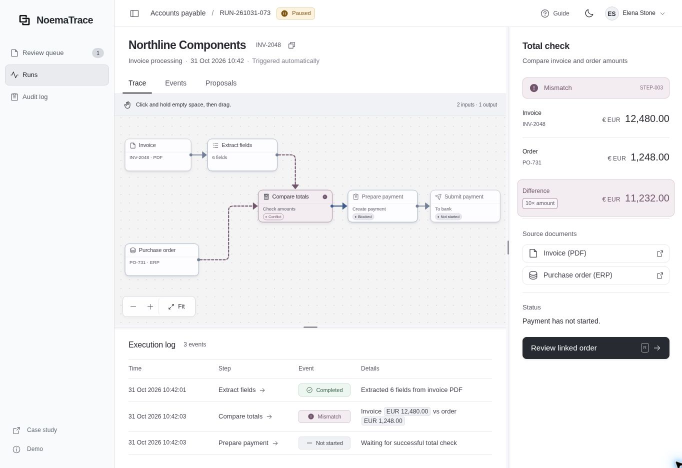
#> input picture qa/v30/03-trace-light.jpg, 1363 x 936 px, given in place of noematrace-mark.png, which was not available (shown at 1/2 size)
$ python create-og-preview.py
#> lines starting #> are read from the running program, lines starting #| are printed output that depends on the picture
"""Open Graph card using an actual UI capture, local fonts."""
from pathlib import Path
from PIL import Image, ImageDraw, ImageFont
import sys
root=Path(__file__).resolve().parent.parent
source=root/(sys.argv[1] if len(sys.argv)>1 else 'qa/v30/03-trace-dark.jpg')
out=root/'public/og/noematrace.jpg'
out.parent.mkdir(parents=True,exist_ok=True)
frame=Image.new('RGB',(1200,630),'#14161b')
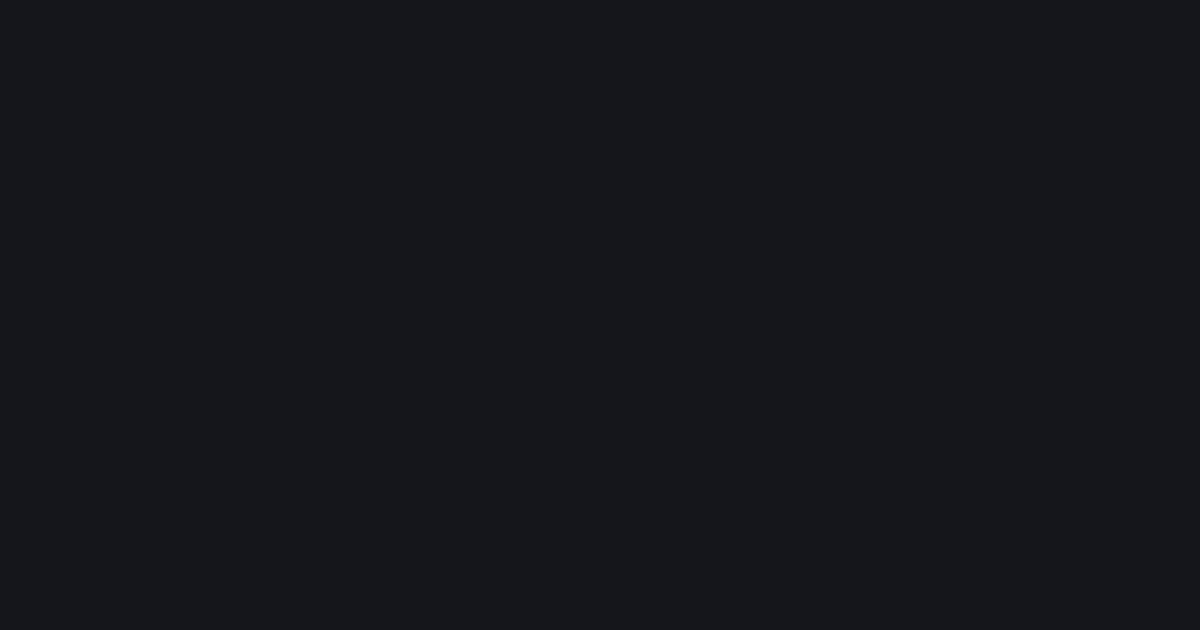
#> frame: PIL image 1200x630 RGB; mean R, G, B 20, 22, 27
d=ImageDraw.Draw(frame)
font=root/'node_modules/@fontsource-variable/inter/files/inter-latin-wght-normal.woff2'
f=lambda size:ImageFont.truetype(str(font),size)
mark=Image.open(root/'public/brand/noematrace-mark.png').convert('RGBA')
mark=mark.crop(mark.getchannel('A').getbbox())
mark.thumbnail((30,30),Image.Resampling.LANCZOS)
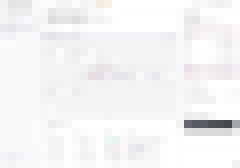
#> mark: PIL image 30x21 RGBA (shown 8 times larger); mean R, G, B, A 244.4, 244.4, 245.4, 255
logo=Image.new('RGBA',mark.size,'#edf0f5');logo.putalpha(mark.getchannel('A'))
#> after `logo = Image.new('RGBA', mark.size, '#edf0f5')`:
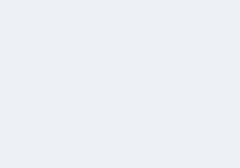
#> logo: PIL image 30x21 RGBA (shown 8 times larger); mean R, G, B, A 237, 240, 245, 255
frame.paste(logo,(40,48),logo)
d.text((82,46),'NoemaTrace',font=f(28),fill='#edf0f5')
d.text((40,148),'Resolve the\nexception.',font=f(36),fill='#edf0f5',spacing=7)
d.text((40,270),'Keep the evidence.',font=f(23),fill='#aeb9cb')
d.text((40,500),'Workflow review',font=f(17),fill='#aeb9cb')
d.text((40,533),'Robert Vaganian',font=f(17),fill='#edf0f5')
shot=Image.open(source).convert('RGB')
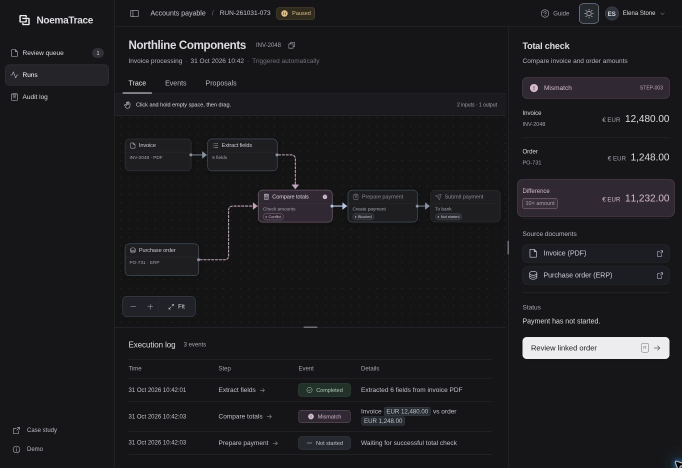
#> input picture qa/v30/03-trace-dark.jpg, 1363 x 936 px (shown at 1/2 size)
#> shot is the input picture: PIL image 1363x936 RGB; mean R, G, B 28.5, 28.1, 30.4
# Complete graph/inspector context; the surrounding app is visible in the film.
shot=shot.crop((229,54,1363,900))
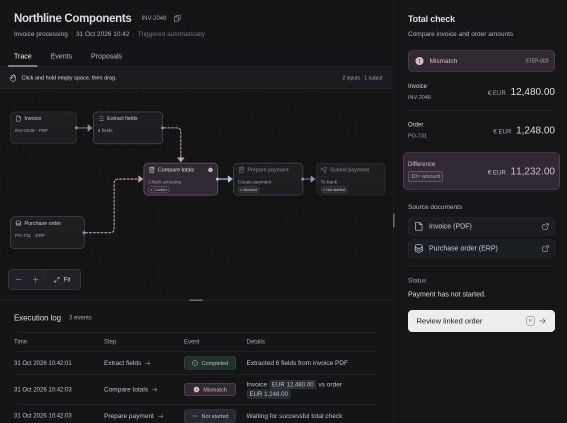
#> shot: PIL image 1134x846 RGB (shown at 1/2 size); mean R, G, B 29.7, 29.2, 31.7
shot.thumbnail((820,558),Image.Resampling.LANCZOS)
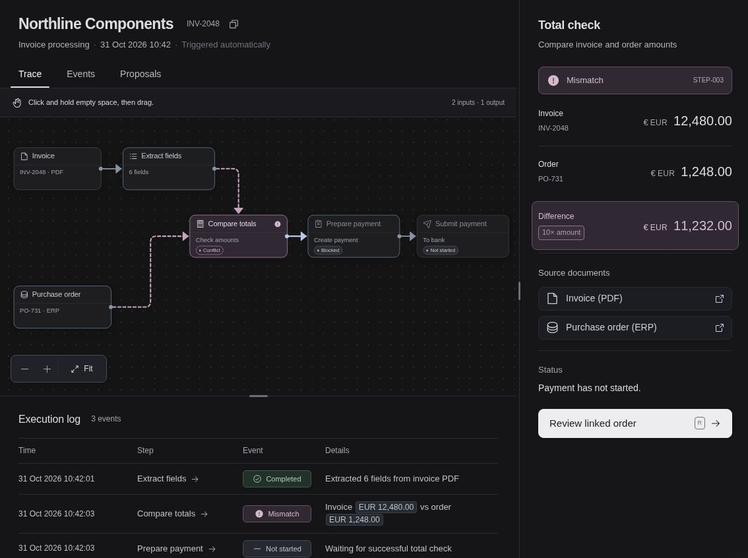
#> shot: PIL image 748x558 RGB; mean R, G, B 29.7, 29.3, 31.7
x=1200-shot.width-24;y=(630-shot.height)//2
#> after `x = 1200 - shot.width - 24`: x = 428
#> after `y = (630 - shot.height) // 2`: y = 36
d.rounded_rectangle((x-1,y-1,x+shot.width+1,y+shot.height+1),radius=10,fill='#3e4652')
frame.paste(shot,(x,y))
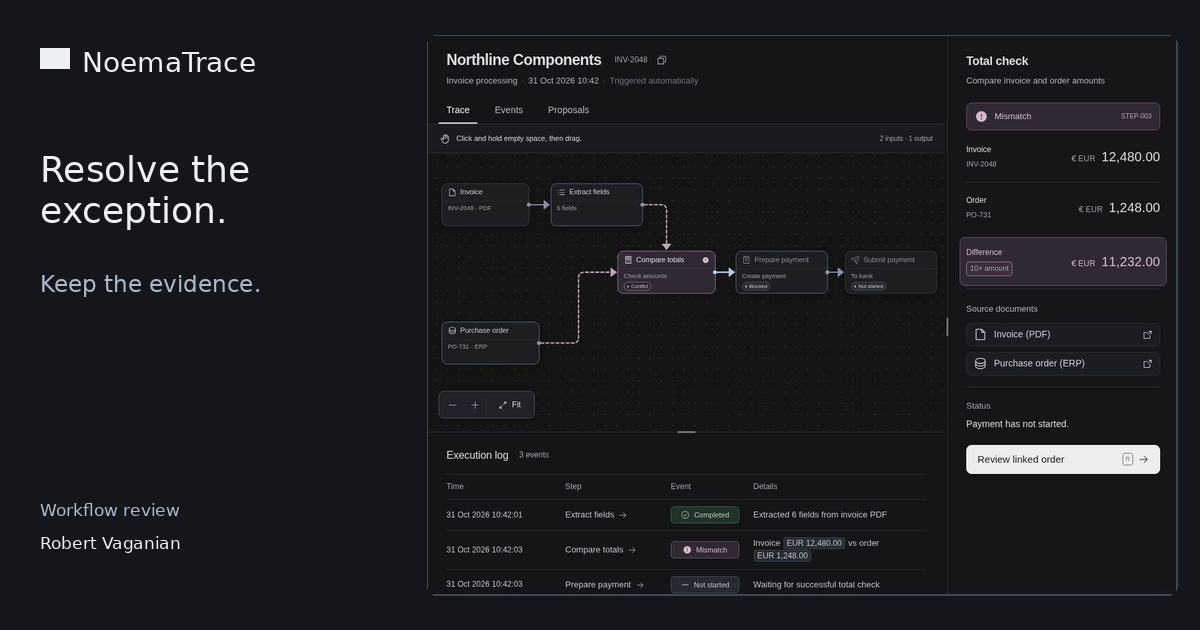
#> frame: PIL image 1200x630 RGB; mean R, G, B 27.4, 28, 31.7
frame.save(out,quality=95)
print(out)
